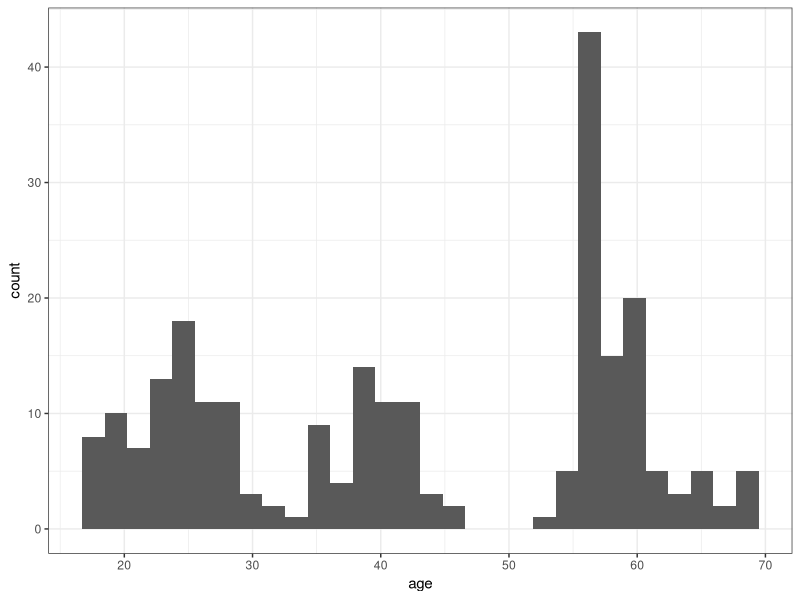

Generate this figure with R: (Note: this script raises an error after producing the figure.)
# Data Wrangling

# Author: Junsong Lu
# Version: 2021-11-21

# Libraries

required_pack <- c('drc','WRS2','nlme', 'aomisc', 'rstatix', 'tidyverse')

for(p in required_pack){
  if(!require(p, character.only = TRUE)){
    install.packages(p)
  }else{
    library(p, character.only = TRUE)
  }
} 
# if 'aomisc' cannot be installed, please use the following code:
# library(devtools)
# devtools::install_github("onofriAndreaPG/aomisc")


# Sources
dat <- read_csv("raw.csv")

# Parameters

# ============================================================================

# Code

## scales

dat <- dat %>%
  mutate(across(Item19:Item21, ~ recode(.,
                                        '1' = 7,
                                        '2' = 6,
                                        '3' = 5,
                                        '4' = 4,
                                        '5' = 3,
                                        '6' = 2,
                                        '7' = 1))) %>%
  mutate(FTP = rowMeans(select(., Item12:Item21)),
         minik = rowMeans(select(., Item32:Item51)),
         SES = rowMeans(select(., Item52:Item54))) %>%
  mutate(ID = 1:242) %>%
  rowwise() %>%
  mutate(ss_count = sum(c_across(Item5:Item11) == 1))

## the transformation of subjective time

dat <- dat %>% 
  mutate(across(Item22:Item31, ~ ifelse(. <= 100, .,
                                        (. - 42648)/(87551 - 42648)*100)))

  # time perception was recorded using slider questions and thus required
  # normalization. Scale points range from 42648 to 87551.

## rename variables

names(dat) <- c("gender", "age", 
                "age_phys", "age_psyc",
                paste0("DD", 1:7),
                paste0("FTP", 1:10),
                paste0("ST", 1:10),
                paste0("minik", 1:20),
                paste0("SES", 1:3),
                "health_phys",
                "health_psyc",
                "platform",
                "FTP", "minik", "SES", "ID", "ss_count")


## calculate k values

dat_dd <- dat %>%
  select(ID, DD1:DD7)

k_item <- function(V, A, D){
  k <- (A - V)/(V*D)
  return(k)
} # calculate the k value of each item, which is redundant here.

D <- c(31, 4, 939, 183, 527, 25, 184)
A <- c(3480, 8190, 2311, 4620, 4200, 5160, 2760) # LL
V <- c(840, 2730, 1680, 3570, 3990, 3150, 1260) # SS


k_items7 <- k_item(V, A, D)

k_items7_order <- k_items7[order(k_items7)]

dat_dd_order <- dat_dd %>%
  select(ID, c(order(k_items7) + 1)) %>%
  as_tibble()

### maximum likelihood estimation

nll2 <- function(pars, data) {
  
  k <- pars[1] # the discounting rate
  mu <- pars[2] # a free parameter reflecting the degree of choice variability
  
  prob_SV1 <- vector("numeric", length = 7)
  f <- vector("numeric", length = 7)
  llvalue <- vector("numeric", length = 7)
  
  for (i in 1:7) {
    
    SV1 <- V[i]
    SV2 <- A[i]/(1 + k*D[i])
    
    prob_SV1[i] <- 1/(1 + exp(-(SV1 - SV2)*mu))
    
    if(data[i] == 1){
      f[i] <- prob_SV1[i]
    }else{
      f[i] <- 1 - prob_SV1[i]
    }
    
  }
  
  -sum(log(f))
} # the sample log-likelihood is the sum of individual log-likelihood values


dat_dd_mle <- dat_dd %>%
  pivot_longer(cols = starts_with("DD"),
               names_to = "NO",
               values_to = "choice") %>%
  select(-NO) %>%
  nest(data = choice) # create list columns. Therefore, 
  # observations for each subject are nested in one row.

est_para <- function(data){
  
  data_unlist <- unlist(data) %>% unname()
  
  mle_res <- optim(par = c(k = 0.05, mu = 0.005), 
                   fn = nll2, data = data_unlist,
                   lower = c(0, 0),
                   upper = c(0.8, 1),
                   method = "L-BFGS-B",
                   control = list(parscale = c(k = 0.01, mu = 0.005)))
  
  return(list(k = unname(mle_res$par[1]),
              mu = unname(mle_res$par[2])))
  
}

dat_dd_mle <- dat_dd_mle %>%
  mutate(para = map(data, possibly(est_para, list(k = NA,
                                                  mu = NA)))) %>%
  unnest(para) %>%
  mutate(para_name = rep(c("k", "mu"), times = 242)) %>%
  pivot_wider(names_from = para_name,
              values_from = para) # estimate delay discounting for each participant

dat <- left_join(dat, dat_dd_mle, by = "ID") %>%
  mutate(across(k:mu, unlist)) 


# subjective time estimates


ggplot(dat) +
  geom_histogram(aes(age)) +
  theme_bw() # it seems that age follows a multimodal distribution

dat <- dat %>%
  mutate(age_group = case_when( # so I classified participants into three groups
    age <= 35 ~ 0,
    age > 35 & age <= 50 ~ 1,
    age > 50 ~ 2
  )) %>%
  mutate(age_group = factor(age_group,
                            levels = c(0, 1, 2),
                            labels = c("young",
                                       "middle",
                                       "old")))



dat <- dat %>%
  mutate(across(ST1:ST10, ~ ./19.28291*3, .names = "{.col}_sub"))


OT <- c(3, 6, 9, 12, 15, 21, 24, 30, 36, 60) # objective time

dat_st <- dat %>% # data for estimating time perception parameters
  dplyr::select(ends_with("_sub"), ID) %>%
  pivot_longer(cols = starts_with("ST"),
               names_to = "NO",
               values_to = "sub_time") %>%
  mutate(obj_time = rep(OT, 242)) %>%
  dplyr::select(-NO) %>%
  nest(data = c(obj_time, sub_time))

est_time <- function(data){ # estimate time perception parameters using a 
                            # dose-response model.
  dat <- data %>% as.data.frame()
  
  model <- drm(sub_time ~ obj_time, fct = DRC.powerCurve(),
               type = "continuous",
               robust = "median",
               lowerl = c(0, 0),
               upperl = c(5, 5),
               data = dat)
  
  return(list(alpha = model$parmMat[1], # alpha: the overall level of time contraction
              beta = model$parmMat[2])) # beta: diminishing sensitivity
  
}

dat_st <- dat_st %>%
  mutate(para_list = map(data, est_time)) %>%
  unnest(para_list) %>%
  mutate(para_name = rep(c("alpha", "beta"), times = 242)) %>%
  pivot_wider(names_from = para_name,
              values_from = para_list) %>%
  dplyr::select(-data)

dat <- dat %>%
  left_join(., dat_st, by = "ID") %>%
  mutate(across(alpha:beta, unlist))

boxplot.stats(dat$beta)$out # outlier detection. Values greater than 1.32 might be extreme values.
boxplot.stats(dat$alpha)$out 
sum(dat$alpha == 5) # the number of cases that reached the upper limit for the parameter
                  
dat %>%
  filter(alpha != 5, beta <= 1.323433)

dat_mest <- dat %>% # calculate the M-estimator of subjective time for each group 
  group_by(age_group) %>%
  filter(alpha != 5, beta <= 1.323433) %>%
  summarise(across(ST1_sub:ST10_sub, list(M = median)))

mest_long <- dat_mest %>%
  pivot_longer(cols = contains("sub_M"),
               names_to = "sub_delay",
               values_to = "value") %>%
  mutate(obj_delay = rep(OT, 3))

F1 <- ggplot(mest_long %>%
               mutate(age_group = factor(age_group,
                                         levels = c("young",
                                                    "middle",
                                                    "old"))), 
             aes(x = obj_delay, y = value, fill = age_group)) +
  geom_line() + 
  geom_point(size = 2.75, shape = 21) +
  theme_bw() +
  labs(x = "Calendar Time (Month)", 
       y = "Subjective Time (Month)", 
       fill = "Age Group") +
  ylim(0, 16) +
  scale_fill_manual(values = c("#BDD8DA", "#FF9900", "#AD235E")) +
  theme(axis.title.x = element_text(size = 10, face = "bold"),
        axis.title.y = element_text(size = 10, face = "bold"),
        legend.title = element_text(size = 9, face = "bold"),
        legend.text = element_text(size = 8.5))

obj_to_sub <- function(obj_delay, age_group){
  
  if(age_group == "young"){
    sub_delay <- 1.33*(obj_delay^0.593)
  }else if(age_group == "middle"){
    sub_delay <- 1.08*(obj_delay^0.614)
  }else{
    sub_delay <- 1.34*(obj_delay^0.578) # predict subjective time perception based on 
  }                                     # estimated parameters
  return(sub_delay)
}

dat_time_curve <- tibble(age_group = rep(c("young", "middle", "old"), each = 10),
                         obj_delay = rep(seq(1, 60, length.out = 10), times = 3),
                         sub_delay = map2_dbl(obj_delay, age_group, obj_to_sub))

F2 <- ggplot(dat_time_curve %>%
               mutate(age_group = factor(age_group,
                                         levels = c("young",
                                                    "middle",
                                                    "old"))), 
             aes(x = obj_delay, y = sub_delay, fill = age_group)) +
  geom_line() + 
  geom_point(size = 2, shape = 21) +
  theme_bw() +
  labs(x = "Calendar Time (Month)", 
       y = "Subjective Time (Month)",
       fill = "Age Group") +
  ylim(0, 16) +
  scale_fill_manual(values = c("#BDD8DA", "#FF9900", "#AD235E")) +
  theme(axis.title.x = element_text(size = 10, face = "bold"),
        axis.title.y = element_text(size = 10, face = "bold"),
        legend.title = element_text(size = 9, face = "bold"),
        legend.text = element_text(size = 8.5))

cowplot::plot_grid(F1, F2, nrow = 1) # Figure 2


# png("time_est.png", units = "in",
#     width = 8, height = 4, res = 700)
# 
# cowplot::plot_grid(F1, F2, nrow = 1)
# 
# dev.off()

write_csv(dat %>% select(-data), "data.csv")



